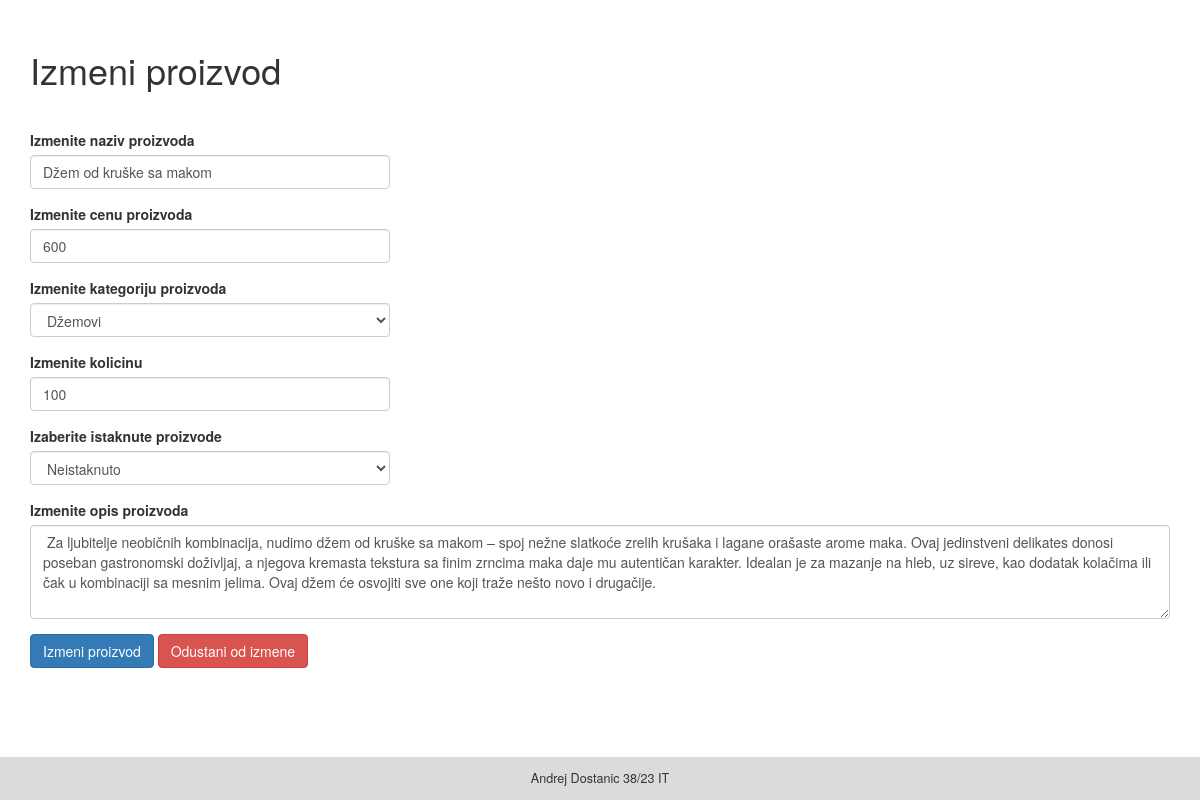
/admin/products/product_edit.php?id=12 (signed in), run on the app's committed database.
### tables this page shows
CREATE TABLE `products` (
  `id` int(11) NOT NULL,
  `naziv` varchar(30) NOT NULL,
  `cena` decimal(10,0) NOT NULL,
  `categories_id` int(11) NOT NULL,
  `opis` text NOT NULL,
  `kolicina` int(11) NOT NULL,
  `istaknuto` tinyint(1) DEFAULT NULL,
  `slika` longblob NOT NULL
);

### admin/products/product_edit.php (the view, shortened to what this page needs)
<?php
include "../admin_moduls/head.php";
$stmt = $pdo->prepare("SELECT * FROM products WHERE id = :id");
$stmt->execute(["id" => $_GET['id']]);
$product = $stmt->fetch();
?>
<h1 style="margin-bottom: 20px; margin-top:50px;">Izmeni proizvod</h1> <br>
<form action="" method="post">
    <div class="row">
        <div class="col-md-4">
            <div class="form-group">
                <label for="naziv">Izmenite naziv proizvoda</label>
                <input type="text" name="naziv" value="<?= htmlspecialchars($product['naziv']) ?>" class="form-control">
            </div>
        </div>
    </div>
    <div class="row">
        <div class="col-md-4">
            <div class="form-group">
                <label for="cena">Izmenite cenu proizvoda</label>
                <input type="text" name="cena" value="<?= htmlspecialchars($product['cena']) ?>" class="form-control">
            </div>
        </div>
    </div>
    <div class="row">
        <div class="col-md-4">
            <div class="form-group">
                <label for="categories_id">Izmenite kategoriju proizvoda</label>
                <select name="categories_id" class="form-control">
                    <?php
                        $stmt = $pdo->prepare("SELECT * FROM categories");
                        $stmt->execute();
                        $categories = $stmt->fetchAll();
                        foreach ($categories as $category) {
                            $selected = ($product['categories_id'] == $category['id']) ? "selected" : "";
                    ?>
                            <option <?= $selected ?> value="<?= $category['id'] ?>">
                                <?= htmlspecialchars($category['naziv']) ?>
                            </option>
                    <?php } ?>
                </select>
            </div>
        </div>
    </div>
    <div class="row">
        <div class="col-md-4">
            <div class="form-group">
                <label for="kolicina">Izmenite kolicinu</label>
                <input type="text" name="kolicina" value="<?= htmlspecialchars($product['kolicina']) ?>" class="form-control">
            </div>
        </div>
    </div>
    <div class="row">
        <div class="col-md-4">
                <div class="form-group">
                    <label for="istaknuto">Izaberite istaknute proizvode</label>
                    <select class="form-control" name="istaknuto" id="">
                        <?php if($product['istaknuto'] == 1): ?>
                            <option  value="0">Neistaknuto</option>
                            <option selected  value="1">Istaknuto</option>
                        <?php else: ?>
                            <option selected value="0">Neistaknuto</option>
                        <?php endif?>
                    </select>
                </div>
        </div>
    </div>
    <div class="row">
        <div class="col-md-12">
            <div class="form-group">
                <label for="opis">Izmenite opis proizvoda</label>
                <textarea name="opis" class="form-control" rows="4"> <?= htmlspecialchars($product['opis']) ?> </textarea>
            </div>
        </div>
    </div>
    <div class="row">
        <div class="col-md-12">
            <button type="submit" class="btn btn-primary">Izmeni proizvod</button>
            <a href="../proizvodi.php" class="btn btn-danger">Odustani od izmene</a>
        </div>
    </div>
</form>
<?php include "../admin_moduls/foot.php" ?>

### data on the page
products: naziv "Džem od kruške sa makom", cena "600", kolicina "100", istaknuto "Neistaknuto", opis "Za ljubitelje neobičnih kombinacija, nudimo džem od kruške sa makom – spoj nežne slatkoće zrelih krušaka i lagane orašaste arome maka. Ovaj jedinstveni delikates donosi poseban gastronomski doživljaj, a njegova kremasta tekstura sa finim zrncima maka daje mu autentičan karakter. Idealan je za mazanje na hleb, uz sireve, kao dodatak kolačima ili čak u kombinaciji sa mesnim jelima. Ovaj džem će osvojiti sve one koji traže nešto novo i drugačije."

### other printed values
form field categories_id "Džemovi"
